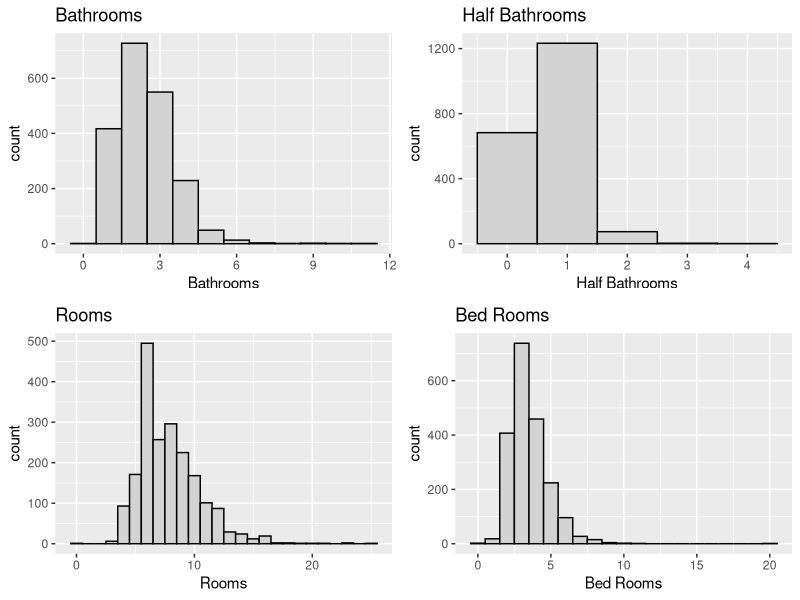
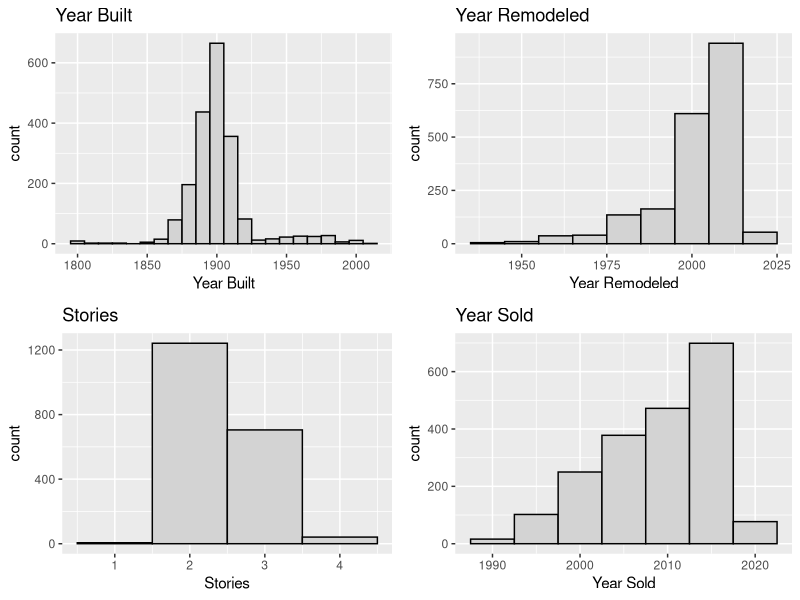
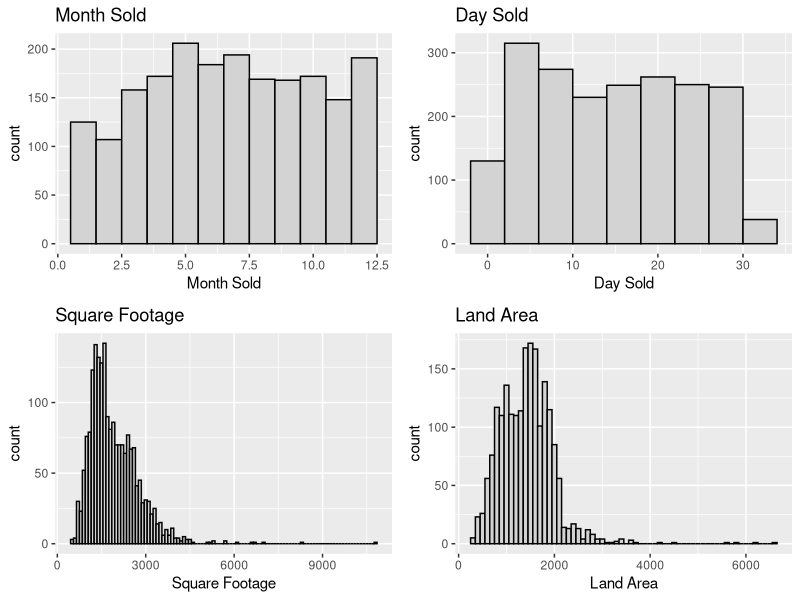
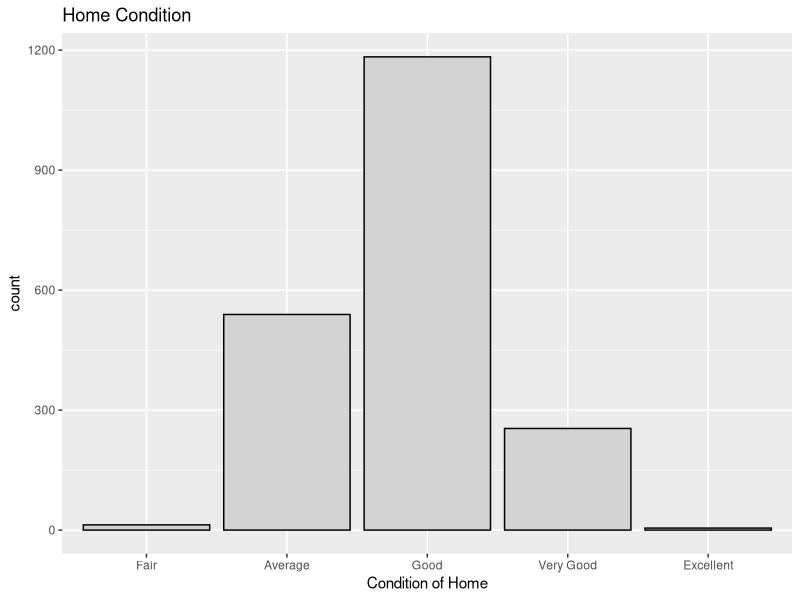
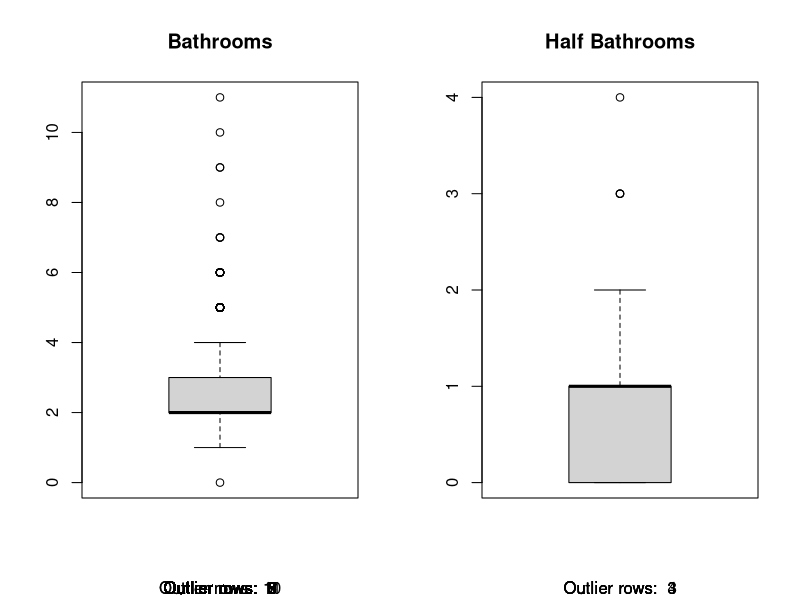
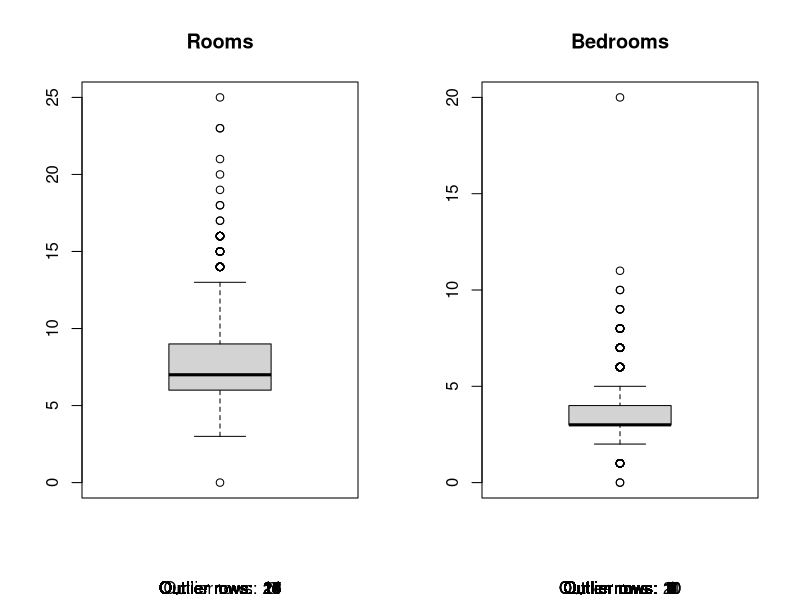
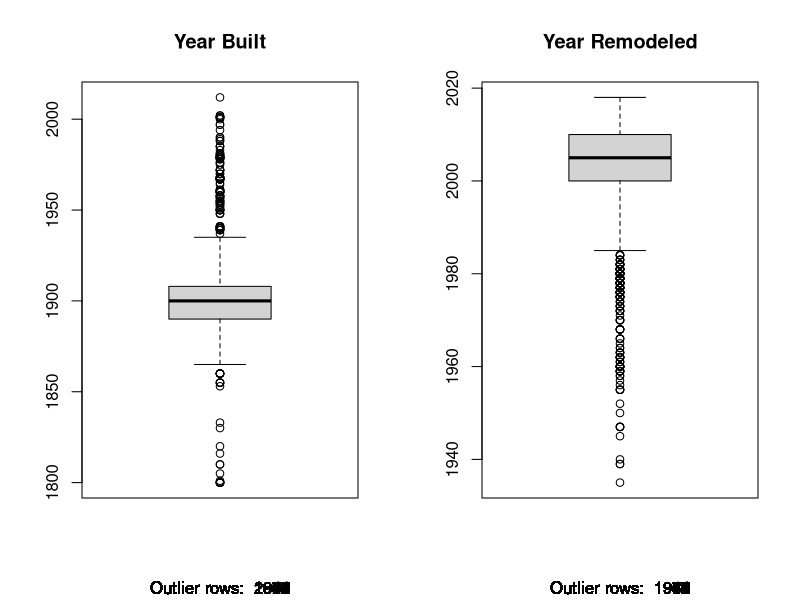
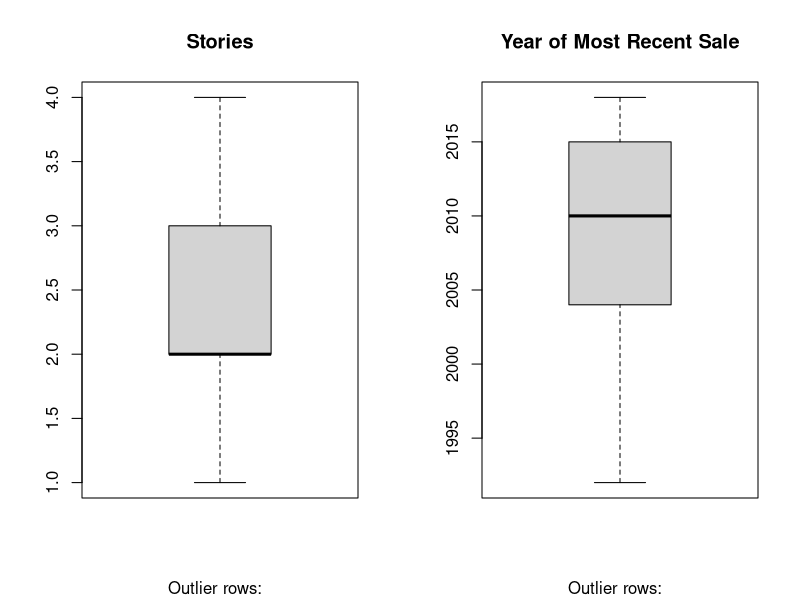

Write the R code that produced these figures, in order.
## ---- chunk 1
knitr::opts_chunk$set(echo = TRUE)
library(ggplot2)
library(dplyr)
library(readr)
library(car)
library(broom)
library(corrplot)
library(gridExtra)
## ---- chunk 2

houses <- read.csv("DC_properties_clean.csv")

excl_rows <- houses[sample(nrow(houses), 5), ] # Exclude Random Rows
houses <- setdiff(houses, excl_rows)

houses$CNDTN <- factor(houses$CNDTN, order = TRUE, levels = c("Fair", "Average", "Good", "Very Good", "Excellent"))

## ---- chunk 3

summary(houses)

require(gridExtra)

plot1 <- ggplot(houses, aes(x = BATHRM))+
  geom_histogram(color="black", fill="light gray", binwidth = 1)+
  labs(x="Bathrooms", title="Bathrooms")

plot2 <- ggplot(houses, aes(x = HF_BATHRM))+
  geom_histogram(color="black", fill="light gray", binwidth = 1)+
  labs(x="Half Bathrooms", title="Half Bathrooms")

plot3 <- ggplot(houses, aes(x = ROOMS))+
  geom_histogram(color="black", fill="light gray", binwidth = 1)+
  labs(x="Rooms", title="Rooms")

plot4 <- ggplot(houses, aes(x = BEDRM))+
  geom_histogram(color="black", fill="light gray", binwidth = 1)+
  labs(x="Bed Rooms", title="Bed Rooms")

grid.arrange(plot1, plot2, plot3, plot4, nrow =2, ncol = 2)



plot5 <- ggplot(houses, aes(x = AYB))+
  geom_histogram(color="black", fill="light gray", binwidth = 10)+
  labs(x="Year Built", title="Year Built")

plot6 <- ggplot(houses, aes(x = YR_RMDL))+
  geom_histogram(color="black", fill="light gray", binwidth = 10)+
  labs(x="Year Remodeled", title="Year Remodeled")

plot7 <- ggplot(houses, aes(x = STORIES))+
  geom_histogram(color="black", fill="light gray", binwidth = 1)+
  labs(x="Stories", title="Stories")

plot8 <- ggplot(houses, aes(x = SALEYEAR))+
  geom_histogram(color="black", fill="light gray", binwidth = 5)+
  labs(x="Year Sold", title="Year Sold")

grid.arrange(plot5, plot6, plot7, plot8, nrow =2, ncol = 2)



plot9 <- ggplot(houses, aes(x = SALEMONTH))+
  geom_histogram(color="black", fill="light gray", binwidth = 1)+
  labs(x="Month Sold", title="Month Sold")

plot10 <- ggplot(houses, aes(x = SALEDAY))+
  geom_histogram(color="black", fill="light gray", binwidth = 4)+
  labs(x="Day Sold", title="Day Sold")

plot11 <- ggplot(houses, aes(x = GBA))+
  geom_histogram(color="black", fill="light gray", binwidth = 100)+
  labs(x="Square Footage", title="Square Footage")

plot12 <- ggplot(houses, aes(x = LANDAREA))+
  geom_histogram(color="black", fill="light gray", binwidth = 100)+
  labs(x="Land Area", title="Land Area")

grid.arrange(plot9, plot10, plot11, plot12, nrow =2, ncol = 2)


ggplot(houses, aes(x = CNDTN))+
  geom_bar(color="black", fill="light gray")+
  labs(x="Condition of Home", title="Home Condition")



# Boxplots to identify outliers

par(mfrow = c(1,2))
boxplot(houses$BATHRM, main="Bathrooms", sub=paste("Outlier rows: ", boxplot.stats(houses$BATHRM)$out))

boxplot(houses$HF_BATHRM, main="Half Bathrooms", sub=paste("Outlier rows: ", boxplot.stats(houses$HF_BATHRM)$out))

par(mfrow = c(1,2))
boxplot(houses$ROOMS, main="Rooms", sub=paste("Outlier rows: ", boxplot.stats(houses$ROOMS)$out))

boxplot(houses$BEDRM, main="Bedrooms", sub=paste("Outlier rows: ", boxplot.stats(houses$BEDRM)$out))


par(mfrow = c(1,2))
boxplot(houses$AYB, main="Year Built", sub=paste("Outlier rows: ", boxplot.stats(houses$AYB)$out))

boxplot(houses$YR_RMDL, main="Year Remodeled", sub=paste("Outlier rows: ", boxplot.stats(houses$YR_RMDL)$out))

par(mfrow = c(1,2))
boxplot(houses$STORIES, main="Stories", sub=paste("Outlier rows: ", boxplot.stats(houses$STORIES)$out))

boxplot(houses$SALEYEAR, main="Year of Most Recent Sale", sub=paste("Outlier rows: ", boxplot.stats(houses$SALEYEAR)$out))

par(mfrow = c(1,2))
boxplot(houses$GBA, main="Gross Building Area", sub=paste("Outlier rows: ", boxplot.stats(houses$GBA)$out))

boxplot(houses$CNDTN, main="Condition", sub=paste("Outlier rows: ", boxplot.stats(houses$CNDTN)$out))

par(mfrow = c(1,2))
boxplot(houses$LANDAREA, main="Land Area", sub=paste("Outlier rows: ", boxplot.stats(houses$LANDAREA)$out))

boxplot(houses$PRICE, main="Price", sub=paste("Outlier rows: ", boxplot.stats(houses$PRICE)$out))

# Boxplots to identify outliers

boxa <- boxplot(houses$BATHRM, main="Bathrooms", sub=paste("Outlier rows: ", boxplot.stats(houses$BATHRM)$out))

boxb <- boxplot(houses$HF_BATHRM, main="Half Bathrooms", sub=paste("Outlier rows: ", boxplot.stats(houses$HF_BATHRM)$out))

boxc <- boxplot(houses$ROOMS, main="Rooms", sub=paste("Outlier rows: ", boxplot.stats(houses$ROOMS)$out))



## ---- chunk 4

## ---- chunk 5

# scatterplots


# price by room
room_price <- ggplot(houses, aes(x = ROOMS, y = PRICE))
room_price_plot <- room_price + geom_point()

# price by year
year_price <- ggplot(houses, aes(x = SALEYEAR, y = PRICE))
year_price_plot <- year_price + geom_point()


# price by month
month_price <- ggplot(houses, aes(x = SALEMONTH, y = PRICE))
month_price_plot <- month_price + geom_point()

# price by day of month
day_price <- ggplot(houses, aes(x = SALEDAY, y = PRICE))
day_price_plot <-  day_price + geom_point()

grid.arrange(room_price_plot, year_price_plot, month_price_plot, day_price_plot, nrow = 2,  ncol = 2)

## ---- chunk 6

# Use corrplot to display a correlation matrix of that variables

corr_matrix <- cor(data.frame(houses$HF_BATHRM, houses$BATHRM, houses$ROOMS, houses$BEDRM,houses$AYB, houses$YR_RMDL, houses$PRICE, houses$SALEDAY, houses$SALEMONTH, houses$SALEYEAR, houses$STORIES, houses$LANDAREA, houses$GBA))
corrplot(corr_matrix, type = "upper", order = "hclust", 
         tl.col = "black", tl.srt = 45)

## ---- chunk 7

# 5. Identification and evaluation of suitable model

fit <- lm(data = houses, PRICE ~ BATHRM + HF_BATHRM  + ROOMS + BEDRM + AYB + YR_RMDL + STORIES + SALEMONTH + SALEDAY + SALEYEAR + GBA + CNDTN + LANDAREA)

# Review p-values, check sign of estimates

summary(fit)

## ---- chunk 8

# Review ANOVA and compare F statistic

anova(fit)

## ---- chunk 9

# Residual plot and look for non-constant variance

fit.df <- augment(fit)
ggplot(fit.df, aes(x = .fitted, y = .resid))+
  geom_point()+
  geom_hline(yintercept = 0, linetype = 2)+
  labs( x = "Fitted Values", y = "Residuals")

## ---- chunk 10
# Shapiro-Wilk test for normality

shapiro.test(fit$residuals)

## ---- chunk 11
# ncvTest for constant variance

ncvTest(fit)

## ---- chunk 12

# Variance Inflation Factor (used to identify multicllinearity >= 10)

vif(fit)

## ---- chunk 13
# Review R2 value
# From summary above: adjusted R^2 = .6984

# Drop non-significant predictor variables (Droped AYB: +.0002, Rooms: No change, other lower)
fit <- lm(data = houses, PRICE ~ BATHRM + HF_BATHRM  +  BEDRM + YR_RMDL + STORIES + SALEMONTH + SALEDAY + SALEYEAR + GBA + CNDTN + LANDAREA)
#summary(fit)

# If multicollinearity is present, drop one correlated variable (None present)

#Variable Transformations
#powerTransform(houses$HF_BATHRM+1) # .776
#powerTransform(houses$BEDRM+1) # -.130
#powerTransform(houses$STORIES+1) # -2.084
#powerTransform(houses$SALEMONTH) # .809
#powerTransform(houses$SALEYEAR-1990) # 1.48 - didn't help
#powerTransform(houses$GBA) # -.08 -> LOG
#powerTransform(houses$LANDAREA) # .35 -> SQRT

fit <- lm(data = houses, PRICE ~  BATHRM  + HF_BATHRM  + BEDRM + log(BEDRM+1) + STORIES  + SALEMONTH + SALEDAY + SALEYEAR  + GBA + log(GBA) + CNDTN + LANDAREA )
#summary(fit) # R^2 increased to .7269

# Transform the outcome variable if the residual plot looks suspicious
powerTransform(houses$PRICE) #.33 -> sqrt

# log lowers R2: .6589
fit1 <- lm(data = houses, log(PRICE) ~ BATHRM  + HF_BATHRM  + BEDRM + log(BEDRM+1) + STORIES  + SALEMONTH + SALEDAY + SALEYEAR  + GBA + log(GBA) + CNDTN + LANDAREA )
#summary(fit1)
# sqrt increase R2: .7481, drop YR_RMDL + .0001
fit2 <- lm(data = houses, sqrt(PRICE) ~ BATHRM  + HF_BATHRM  + BEDRM + log(BEDRM+1) + STORIES  + SALEMONTH + SALEDAY + SALEYEAR  + GBA + log(GBA) + CNDTN + LANDAREA )
#summary(fit2)
# inverse drastically decrease
fit3 <- lm(data = houses, I(1/PRICE) ~ BATHRM  + HF_BATHRM  + BEDRM + log(BEDRM+1) + STORIES  + SALEMONTH + SALEDAY + SALEYEAR  + GBA + log(GBA) + CNDTN + LANDAREA )
#summary(fit3)

## ---- chunk 14

fit_final <- lm(data = houses, sqrt(PRICE) ~  BATHRM  + HF_BATHRM  + BEDRM  + log(BEDRM+1) + STORIES  + SALEMONTH + SALEDAY + SALEYEAR  + GBA + log(GBA) + CNDTN + LANDAREA )
summary(fit_final) # R^2 increased to .7481

fit_final.df <- augment(fit_final)
ggplot(fit_final.df, aes(x = .fitted, y = .resid))+
  geom_point()+
  geom_hline(yintercept = 0, linetype = 2)+
  labs( x = "Fitted Values", y = "Residuals")

## ---- chunk 15

#using AIC & BIC for model comparison
cat("Initial Model AIC: ", AIC(fit))
cat("Initial Model BIC: ", BIC(fit))
cat("Final Model AIC: ", AIC(fit_final))
cat("Final Model BIC: ", BIC(fit_final))

# The AIC and BIC for fit_final are both lower, so that is the better model

## ---- chunk 16

excl_rows
## ---- chunk 17

# 6. Application of the model 

# Test on excluded rows
predict(fit_final, newdata = excl_rows, interval = "predict")

## ---- chunk 18
summary(houses$PRICE)
